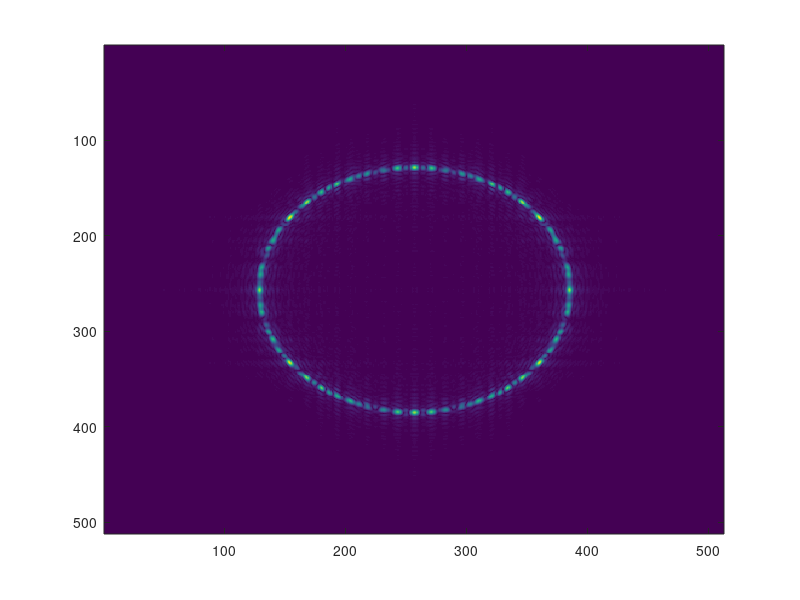

This chart was generated by the following MATLAB code: (Note: this script raises an error after producing the figure.)
clc;
clear all;
close all;

lam = 1; %wavelength
ss = 0.25; %sample spacing of x & y
apr = 30*lam; %aperturse of 30 x lambda
coord = lam.*[0 0; 10 0; 0 10; -10 0; -8 -6; 8 -6]; %coordinates
N = 512; % 512x512 fft

[X,Y] = meshgrid(-apr:ss:apr);

H = 0; %H

for n = 1:length(coord)
    r = sqrt((X+coord(n,1)).^2 + (Y+coord(n,2)).^2);
    h =((1j.*lam.*r).^(-0.5)).*(exp(1j.*2.*pi.*r./lam));
    [row, col]= find(isinf(h));
    h(row, col) = 0;
    H = H + h;
end

Z = fftshift(fft2((H),N,N));
imagesc(abs(Z));

k = get(gca, 'XTick'); % K from [0, N]
K = k -(N/2); % New K from [-N/2, N/2]
f = round(K/(N*ss), 2); % frequency from fft rounded to 2 decimal places
xticklabels(f);
yticklabels(f);

title(['Question 2     \lambda = ',num2str(lam), ' | Sample Spacing = ',num2str(ss), ' | Aperture = ',num2str(apr)]);
ylabel('\bf f(y)');
xlabel('\bf f(x)');